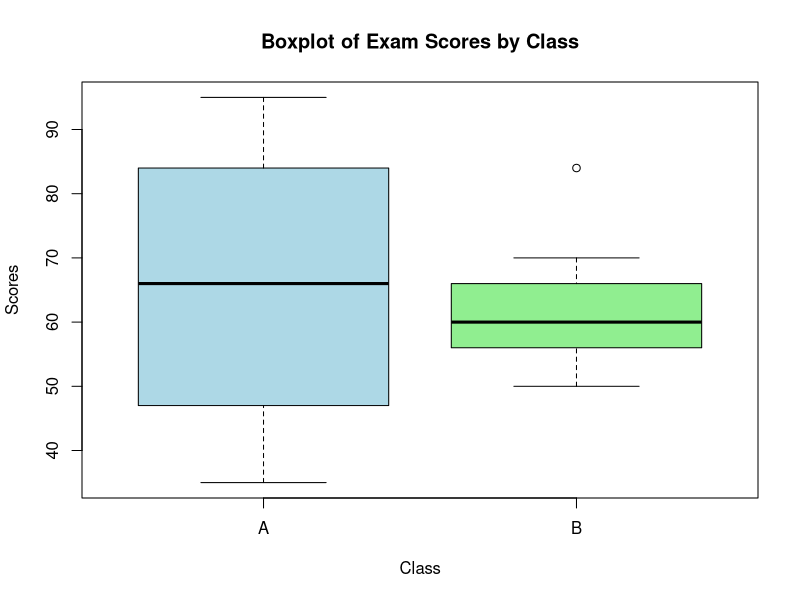

Write the R code that produced this figure.
classA <- c(76, 35, 47, 64, 95, 66, 89, 36, 84)
classB <- c(51, 56, 84, 60, 59, 70, 63, 66, 50)
mean_A <- mean(classA)
median_A <- median(classA)
range_A <- max(classA) - min(classA)
mean_B <- mean(classB)
median_B <- median(classB)
range_B <- max(classB) - min(classB)
mean_higher <- ifelse(mean_A > mean_B, "Class A", ifelse(mean_A < mean_B, "Class B", "Both classes have the same mean"))
median_higher <- ifelse(median_A > median_B, "Class A", ifelse(median_A < median_B, "Class B", "Both classes have the same median"))
range_higher <- ifelse(range_A > range_B, "Class A", ifelse(range_A < range_B, "Class B", "Both classes have the same range"))
cat("Mean: Class", mean_higher, "had a higher mean.\n")
cat("Median: Class", median_higher, "had a higher median.\n")
cat("Range: Class", range_higher, "had a higher range.\n")
combined_data <- data.frame(Class = c(rep("A", length(classA)), rep("B", length(classB))),
                            Score = c(classA, classB))
boxplot(Score ~ Class, data = combined_data,
        main = "Boxplot of Exam Scores by Class",
        xlab = "Class", ylab = "Scores", col = c("lightblue", "lightgreen"))
cat("\nInferences based on the boxplot:\n")
cat("- Class A has a wider range of scores compared to Class B.\n")
cat("- Class A's distribution appears to be skewed towards higher scores, while Class B's distribution is more symmetric.\n")
cat("- Class A has a higher median and a more spread-out interquartile range compared to Class B.\n")